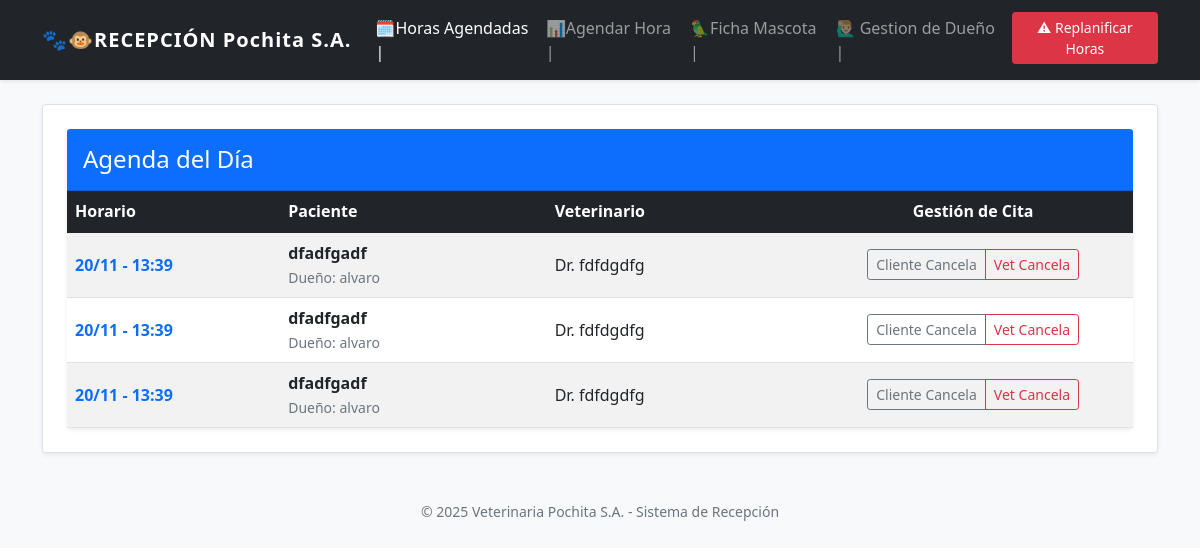
The app's page /, older data.
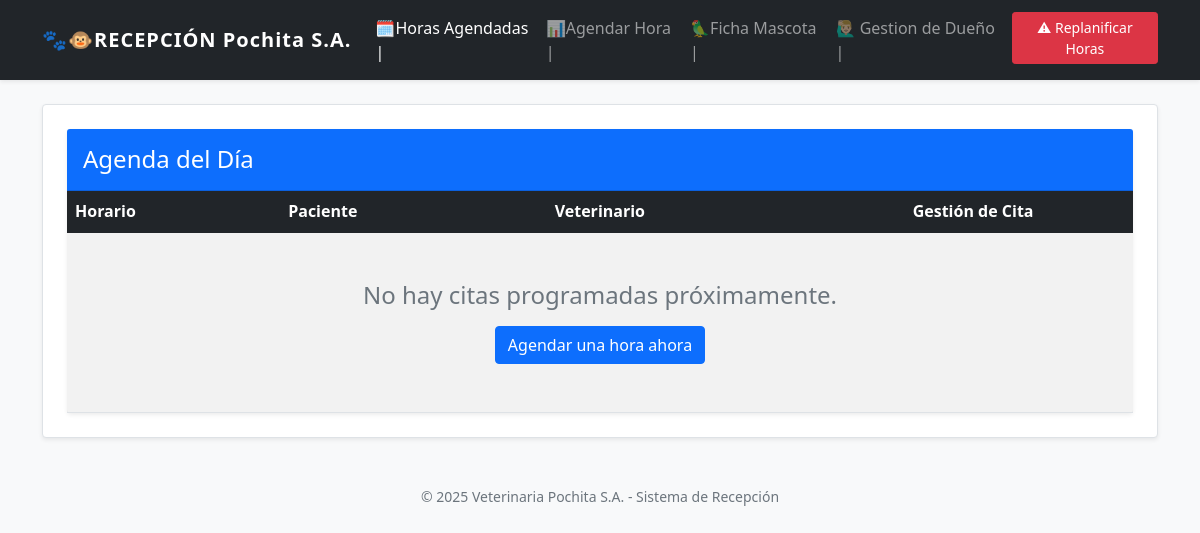
The same page, newer data.
### agenda/models.py (models this page shows, shortened)
class Cita(models.Model):
    ESTADOS = [
        ('PENDIENTE', 'Pendiente'),
        ('REALIZADA', 'Realizada'),
        ('CANCELADA_VET', 'Cancelada por Veterinario'), # Para HU005/HU006
        ('CANCELADA_CLIENTE', 'Cancelada por Cliente'), # Para HU004
    ]
    veterinario = models.ForeignKey(Veterinario, on_delete=models.CASCADE)
    paciente = models.ForeignKey(Paciente, on_delete=models.CASCADE)
    fecha = models.DateField()
    hora = models.TimeField()
    estado = models.CharField(max_length=20, choices=ESTADOS, default='PENDIENTE')

class Paciente(models.Model):
    nombre = models.CharField(max_length=50)
    especie = models.CharField(max_length=50)
    dueno = models.ForeignKey(Dueno, on_delete=models.CASCADE)
    antecedentes = models.TextField(help_text="Historial médico relevante", blank=True)

class Dueno(models.Model):
    nombre = models.CharField(max_length=100)
    telefono = models.CharField(max_length=20)
    email = models.EmailField()

class Veterinario(models.Model):
    nombre = models.CharField(max_length=100)
    especialidad = models.CharField(max_length=100, default="General")

### agenda/views.py (the view)
# urls.py: path('', views.panel_recepcion, name='panel_recepcion'),
def panel_recepcion(request):
    citas = Cita.objects.filter(estado='PENDIENTE').order_by('fecha', 'hora')
    return render(request, 'agenda/panel.html', {'citas': citas})

### agenda/templates/agenda/panel.html
{% extends 'agenda/base.html' %}
{% block content %}
<div class="card shadow-sm border-0">
    <div class="card-header bg-primary text-white py-3">
        <h4 class="mb-0">Agenda del Día</h4>
    </div>
    <div class="card-body p-0">
        <div class="table-responsive">
            <table class="table table-striped table-hover align-middle mb-0">
                <thead class="table-dark">
                    <tr>
                        <th style="width: 20%;">Horario</th>
                        <th style="width: 25%;">Paciente</th>
                        <th style="width: 25%;">Veterinario</th>
                        <th style="width: 30%;" class="text-center">Gestión de Cita</th>
                    </tr>
                </thead>
                <tbody>
                    {% for cita in citas %}
                    <tr>
                        <td class="fw-bold text-primary">
                            {{ cita.fecha|date:"d/m" }} - {{ cita.hora|time:"H:i" }}
                        </td>
                        <td>
                            <span class="fw-bold">{{ cita.paciente.nombre }}</span>
                            <br>
                            <small class="text-muted">Dueño: {{ cita.paciente.dueno.nombre }}</small>
                        </td>
                        <td>
                            Dr. {{ cita.veterinario.nombre }}
                        </td>
                        <td class="text-center">
                            <div class="btn-group" role="group">
                                <a href="{% url 'cancelar_cita_cliente' cita.id %}"
                                   class="btn btn-outline-secondary btn-sm"
                                   onclick="return confirm('¿Confirmar que el CLIENTE canceló la hora? El cupo quedará libre.');">
                                   Cliente Cancela
                                </a>
                                <a href="{% url 'cancelar_cita_veterinario' cita.id %}"
                                   class="btn btn-outline-danger btn-sm"
                                   onclick="return confirm('ALERTA: ¿El VETERINARIO cancela? Esto enviará la cita a replanificación.');">
                                   Vet Cancela
                                </a>
                            </div>
                        </td>
                    </tr>
                    {% empty %}
                    <tr>
                        <td colspan="4" class="text-center py-5 text-muted">
                            <h4>No hay citas programadas próximamente.</h4>
                            <a href="{% url 'agendar_hora' %}" class="btn btn-primary mt-2">Agendar una hora ahora</a>
                        </td>
                    </tr>
                    {% endfor %}
                </tbody>
            </table>
        </div>
    </div>
</div>
{% endblock %}

### agenda/templates/agenda/base.html (shortened to what this page needs)
<!DOCTYPE html>
<html lang="es">
<head>
    <link href="https://cdn.jsdelivr.net/npm/bootstrap@5.1.3/dist/css/bootstrap.min.css" rel="stylesheet">
</head>
<body>
    <nav class="navbar navbar-expand-lg navbar-dark bg-dark mb-4 shadow-sm">
        <div class="container">
            <a class="navbar-brand" href="{% url 'panel_recepcion' %}">🐾🐵RECEPCIÓN Pochita S.A.</a>
            <div class="collapse navbar-collapse" id="navbarNav">
                <ul class="navbar-nav ms-auto">
                    <li class="nav-item">
                        <a class="nav-link active" href="{% url 'panel_recepcion' %}">🗓️Horas Agendadas |</a>
                    </li>
                    <li class="nav-item">
                        <a class="nav-link" href="{% url 'agendar_hora' %}">📊Agendar Hora |</a>
                    </li>
                    <li class="nav-item">
                        <a class="nav-link" href="{% url 'crear_paciente' %}">🦜Ficha Mascota | </a>
                    </li>
                     <li class="nav-item">
                        <a class="nav-link" href="{% url 'lista_duenos' %}">🙋🏼‍♂️ Gestion de Dueño |</a>
                    </li>
                    <li class="nav-item ms-lg-2">
                        <a class="btn btn-danger  btn-sm mt-1" href="{% url 'lista_replanificacion' %}">
                            ⚠ Replanificar Horas
                        </a>
                    </li>
                </ul>
            </div>
        </div>
    </nav>
    <div class="container">
        <div class="bg-white p-4 rounded shadow-sm border">
            {% block content %}{% endblock %}
        </div>
        <footer class="text-center text-muted mt-5 mb-3 small">
            &copy; {% now "Y" %} Veterinaria Pochita S.A. - Sistema de Recepción
        </footer>
    </div>
</body>
</html>

### agenda/templates/agenda/base.html (style rules this page uses)
body { background-color: #f8f9fa; }
.navbar-brand { font-weight: bold; letter-spacing: 1px; }

Row changes from the older to the newer data that the page shows:
removed Cita: fecha "20/11", hora "13:39", paciente.nombre "dfadfgadf", paciente.dueno.nombre "alvaro", veterinario.nombre "fdfdgdfg"
removed Cita: fecha "20/11", hora "13:39", paciente.nombre "dfadfgadf", paciente.dueno.nombre "alvaro", veterinario.nombre "fdfdgdfg"
removed Cita: fecha "20/11", hora "13:39", paciente.nombre "dfadfgadf", paciente.dueno.nombre "alvaro", veterinario.nombre "fdfdgdfg"
Text that changed along with them:
text now shown: "No hay citas programadas próximamente. Agendar una hora ahora"
